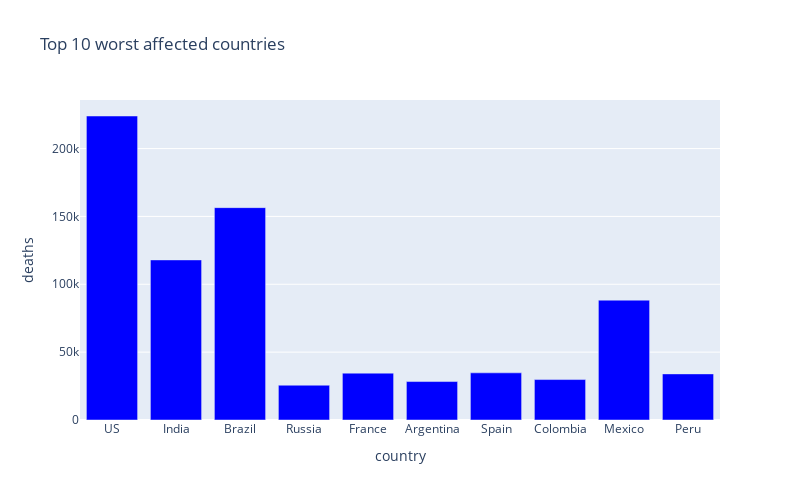

Write notebook code for a chart like this one.
### Code cell
# TOP 10 COUNTRY WITH MOST NUMBER OF DEATH
px.bar(
    sorted_country_df.head(10),
    x = "country",
    y = "deaths",
    title= "Top 10 worst affected countries", # the axis names
    color_discrete_sequence=["blue"], 
    height=500,
    width=800
)

### Figure 1 — Plotly figure (JSON) as saved in the notebook; plotly's stock layout.template omitted (floating-point values rounded to 4 significant figures)
{"data": [{"alignmentgroup": "True", "hovertemplate": "country=%{x}<br>deaths=%{y}<extra></extra>", "legendgroup": "", "marker": {"color": "blue"}, "name": "", "offsetgroup": "", "orientation": "v", "showlegend": false, "textposition": "auto", "type": "bar", "x": ["US", "India", "Brazil", "Russia", "France", "Argentina", "Spain", "Colombia", "Mexico", "Peru"], "xaxis": "x", "y": [223995, 117956, 156471, 25647, 34536, 28338, 34752, 29802, 88312, 33984], "yaxis": "y"}], "layout": {"barmode": "relative", "height": 500, "legend": {"tracegroupgap": 0}, "title": {"text": "Top 10 worst affected countries"}, "width": 800, "xaxis": {"anchor": "y", "domain": [0, 1], "title": {"text": "country"}}, "yaxis": {"anchor": "x", "domain": [0, 1], "title": {"text": "deaths"}}}}
